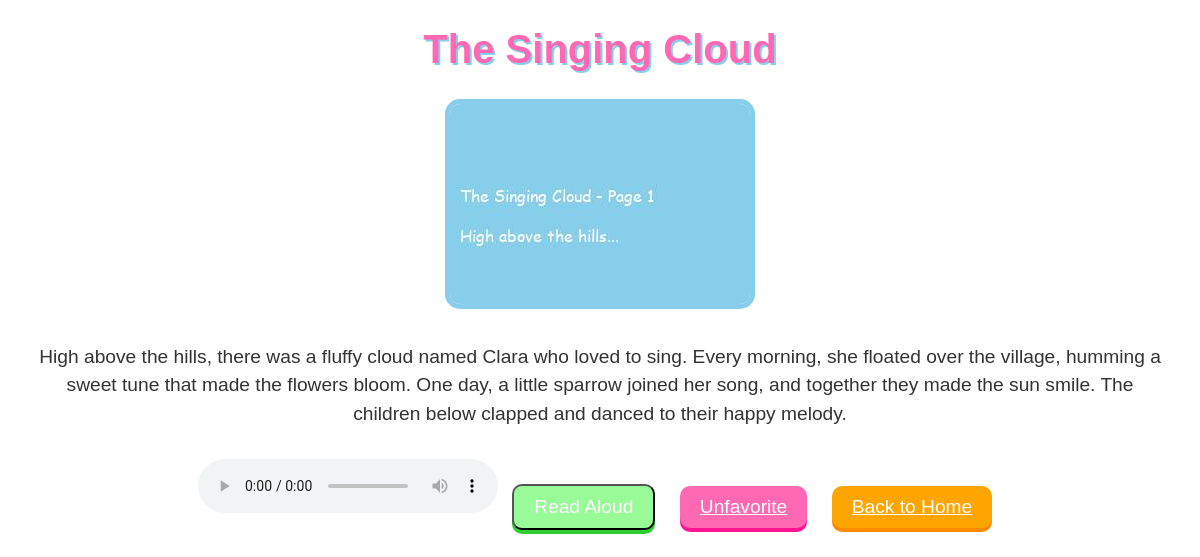
The page /stories/2/ on the database its author committed.
### stories/models.py (models this page shows, shortened)
class Story(models.Model):
    title = models.CharField(max_length=100)
    content = models.TextField()
    image = models.ImageField(upload_to='story_images/', blank=True, null=True)
    created_at = models.DateTimeField(auto_now_add=True)
    is_favorite = models.BooleanField(default=False)

### stories/views.py (the view)
# urls.py: path('<int:story_id>/', views.story_detail, name='story_detail'),
def story_detail(request, story_id):
    story = Story.objects.get(id=story_id)
    audio_path = f"media/audio/{story_id}.mp3"
    if not os.path.exists(audio_path):
        engine = pyttsx3.init()
        engine.setProperty('rate', 110)
        engine.setProperty('volume', 0.9)
        voices = [
            'HKEY_LOCAL_MACHINE\SOFTWARE\Microsoft\Speech\Voices\Tokens\TTS_MS_EN-US_ZIRA_11.0',
            'HKEY_LOCAL_MACHINE\SOFTWARE\Microsoft\Speech\Voices\Tokens\TTS_MS_EN-US_DAVID_11.0'
        ]
        engine.setProperty('voice', random.choice(voices))
        engine.save_to_file(story.content, audio_path)
        engine.runAndWait()
    context = {
        'story': story,
        'audio_url': f"/media/audio/{story_id}.mp3",
    }
    return render(request, 'stories/story_detail.html', context)

### stories/templates/stories/story_detail.html (shortened to what this page needs)
<!DOCTYPE html>
<html>
<head>
</head>
<body>
    <h1>{{ story.title }}</h1>
    {% if story.image %}
        <img id="story-image" src="{{ story.image.url }}" alt="{{ story.title }}">
    {% endif %}
    <p>{{ story.content }}</p>
    <audio id="story-audio" controls>
        <source src="{{ audio_url }}" type="audio/mp3">
    </audio>
    <button class="read-aloud-btn" onclick="playAudio()">Read Aloud</button>
    <a href="{% url 'toggle_favorite' story.id %}" class="favorite-btn">
        {% if story.is_favorite %}Unfavorite{% else %}Favorite{% endif %}
    </a>
    <a href="{% url 'story_list' %}" class="home-btn">Back to Home</a>
</body>
</html>

### rows shown on the page
Story: title "The Singing Cloud", image (picture), content "High above the hills, there was a fluffy cloud named Clara who loved to sing. Every morning, she floated over the village, humming a sweet tune that made the flowers bloom. One day, a little sparrow joined her song, and together they made the sun smile. The children below clapped and danced to their happy melody."
